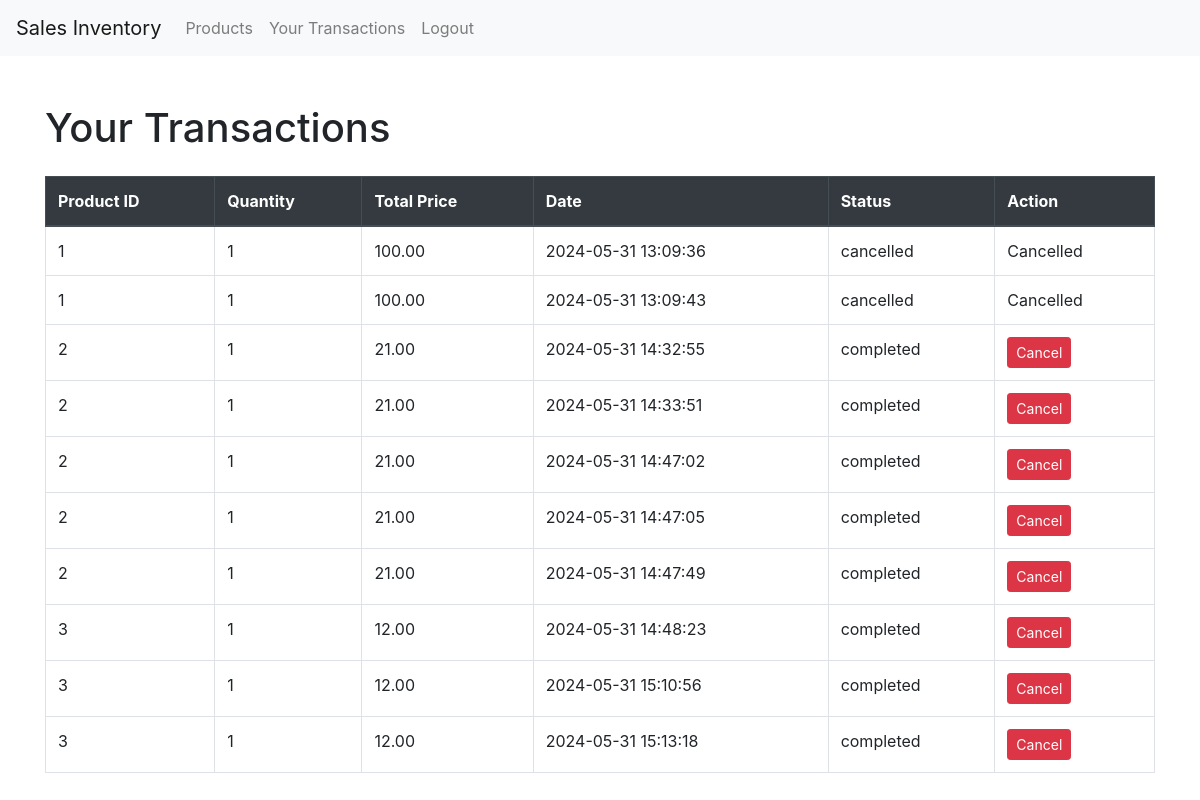
/Invent/user_transactions.php (signed in), run on the app's committed database.
### tables this page shows
CREATE TABLE `sales` (
  `id` int(11) NOT NULL,
  `product_id` int(11) NOT NULL,
  `user_id` int(11) NOT NULL,
  `quantity` int(11) NOT NULL,
  `total_price` decimal(10,2) NOT NULL,
  `date` datetime NOT NULL,
  `status` enum('completed','cancelled') DEFAULT 'completed'
);

### Invent/Sale.php (called while the page is built, shortened)
<?php
class Sale {
    private $conn;
    private $table_name = "sales";
    public function __construct($db) {
        $this->conn = $db;
    }
    public function readByUser($user_id) {
        $query = "SELECT * FROM " . $this->table_name . " WHERE user_id = ?";
        $stmt = $this->conn->prepare($query);
        $stmt->bind_param("i", $user_id);
        $stmt->execute();
        return $stmt->get_result();
    }
}
?>

### Invent/user_transactions.php (the view, shortened to what this page needs)
<?php
include 'config.php';
include_once 'Sale.php';
$sale = new Sale($db);
$user_id = $_SESSION['user_id'];
$result = $sale->readByUser($user_id);
?>
<!DOCTYPE html>
<html lang="en">
<head>
    <link rel="stylesheet" href="https://stackpath.bootstrapcdn.com/bootstrap/4.5.2/css/bootstrap.min.css">
</head>
<body>
<?php include 'navbar.php'; ?>
<div class="container mt-5">
    <h1 class="mb-4">Your Transactions</h1>
    <table class="table table-bordered table-hover">
        <thead class="thead-dark">
            <tr>
                <th>Product ID</th>
                <th>Quantity</th>
                <th>Total Price</th>
                <th>Date</th>
                <th>Status</th>
                <th>Action</th>
            </tr>
        </thead>
        <tbody>
            <?php while ($row = $result->fetch_assoc()): ?>
                <tr>
                    <td><?php echo htmlspecialchars($row['product_id']); ?></td>
                    <td><?php echo htmlspecialchars($row['quantity']); ?></td>
                    <td><?php echo htmlspecialchars($row['total_price']); ?></td>
                    <td><?php echo htmlspecialchars($row['date']); ?></td>
                    <td><?php echo htmlspecialchars($row['status']); ?></td>
                    <td>
                        <?php if ($row['status'] == 'completed'): ?>
                            <form method="POST" style="display:inline;">
                                <button type="submit" class="btn btn-danger btn-sm">Cancel</button>
                            </form>
                        <?php else: ?>
                            Cancelled
                        <?php endif; ?>
                    </td>
                </tr>
            <?php endwhile; ?>
        </tbody>
    </table>
</div>
</body>
</html>

### data on the page
sales: product "1", quantity "1", total_price "100.00", date "2024-05-31 13:09:36", status "cancelled", shows "Cancelled"
sales: product "1", quantity "1", total_price "100.00", date "2024-05-31 13:09:43", status "cancelled", shows "Cancelled"
sales: product "2", quantity "1", total_price "21.00", date "2024-05-31 14:32:55", status "completed"
sales: product "2", quantity "1", total_price "21.00", date "2024-05-31 14:33:51", status "completed"
sales: product "2", quantity "1", total_price "21.00", date "2024-05-31 14:47:02", status "completed"
sales: product "2", quantity "1", total_price "21.00", date "2024-05-31 14:47:05", status "completed"
sales: product "2", quantity "1", total_price "21.00", date "2024-05-31 14:47:49", status "completed"
sales: product "3", quantity "1", total_price "12.00", date "2024-05-31 14:48:23", status "completed"
sales: product "3", quantity "1", total_price "12.00", date "2024-05-31 15:10:56", status "completed"
sales: product "3", quantity "1", total_price "12.00", date "2024-05-31 15:13:18", status "completed"
